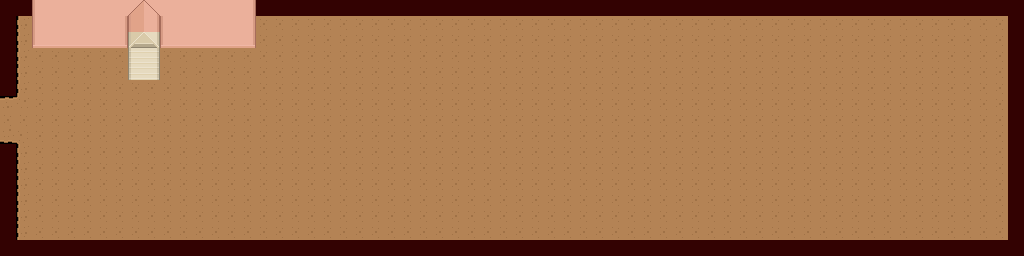

Rendered tile map (Tiled .tmx) drawn with the repository's tilesets; below, a short description and the map source with its tile grids summarised:
An orthogonal 64x16 tile map with 16x16 px tiles, 5 tile layers (Tile Layer 1, Tile Layer 2, Tile Layer 3, Tile Layer 4, ...), 3 tilesets.

<map version="1.0" orientation="orthogonal" renderorder="right-down" width="64" height="16" tilewidth="16" tileheight="16" nextobjectid="1">
 <tileset firstgid="1" source="roguelikeSheet_transparent.tsx" />
 <tileset firstgid="1768" source="roguelikeIndoor_transparent.tsx" />
 <tileset firstgid="2236" source="meta_tiles.tsx" />
 <layer name="Tile Layer 1" width="64" height="16">
  <data>[1024 cells, 885 non-empty, 15 distinct tile ids]</data>
 </layer>
 <layer name="Tile Layer 2" width="64" height="16">
  <data>[1024 cells, 0 non-empty, 0 distinct tile ids]</data>
 </layer>
 <objectgroup name="player" />
 <layer name="Tile Layer 3" width="64" height="16">
  <data>[1024 cells, 6 non-empty, 6 distinct tile ids]</data>
 </layer>
 <layer name="Tile Layer 4" width="64" height="16">
  <data>[1024 cells, 0 non-empty, 0 distinct tile ids]</data>
 </layer>
 <layer name="collisions" width="64" height="16">
  <data>[1024 cells, 179 non-empty, 1 distinct tile ids]</data>
 </layer>
</map>
